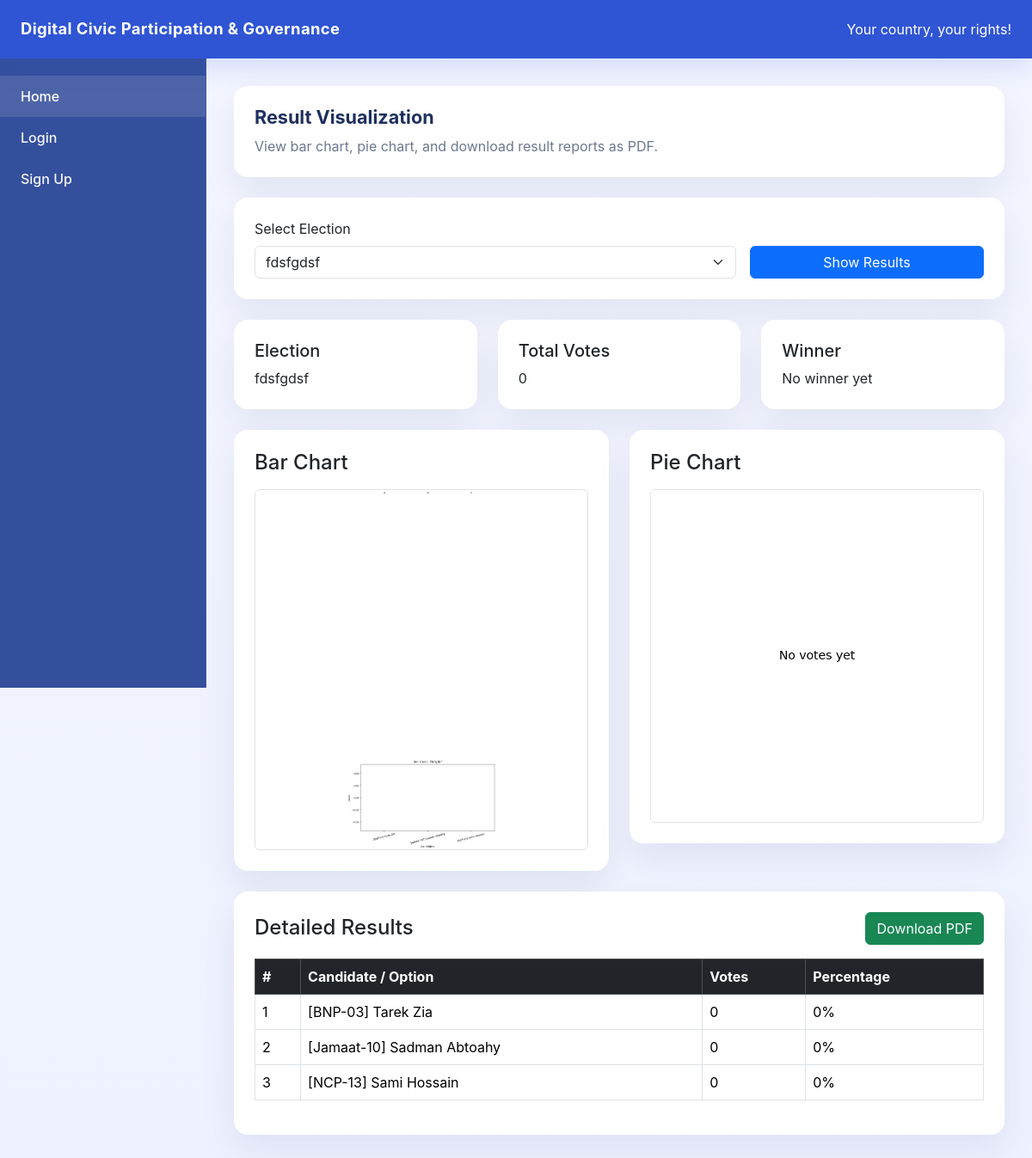
The app's page /results/?election_id=4 with its own data.
### models/election_creation.py (models this page shows)
class ElectionCreation(db.Model):
    __tablename__ = "election_creation"
    id = db.Column(db.Integer, primary_key=True)
    title = db.Column(db.String(200), nullable=False)
    description = db.Column(db.String(500), nullable=False)
    start_time = db.Column(db.String(50), nullable=False)  # added for election start reminder
    deadline = db.Column(db.String(50), nullable=False)
    result_published = db.Column(db.Boolean, default=False, nullable=False)  # added for result published notification
    start_notified = db.Column(db.Boolean, default=False, nullable=False)  # added to avoid duplicate start notifications
    end_notified = db.Column(db.Boolean, default=False, nullable=False)  # added to avoid duplicate end notifications
    result_notified = db.Column(db.Boolean, default=False, nullable=False)  # added to avoid duplicate result notifications
    options = db.relationship(
        "VotingOption",
        backref="election",
        cascade="all, delete-orphan",
        lazy=True
    )

class VotingOption(db.Model):
    __tablename__ = "voting_option"
    id = db.Column(db.Integer, primary_key=True)
    option_text = db.Column(db.String(200), nullable=False)
    election_id = db.Column(
        db.Integer,
        db.ForeignKey("election_creation.id"),
        nullable=False
    )
    vote_count = db.Column(db.Integer, default=0, nullable=False)

### routes/results.py (the view)
@result_bp.route("/")
def results_page():
    elections = ElectionCreation.query.order_by(ElectionCreation.id.desc()).all()
    selected_election_id = request.args.get("election_id", type=int)
    if not selected_election_id and elections:
        selected_election_id = elections[0].id
    selected_election = None
    options = []
    total_votes = 0
    winner = None
    if selected_election_id:
        selected_election, options, labels, votes = get_election_data(selected_election_id)
        if selected_election:
            total_votes = sum(votes)
            if options and total_votes > 0:
                winner = max(options, key=lambda option: option.vote_count or 0)
    return render_template(
        "results.html",
        elections=elections,
        selected_election=selected_election,
        options=options,
        total_votes=total_votes,
        winner=winner
    )

### app.py (called while the page is built, shortened)
@app.context_processor
def inject_notification_count():
    unread_notification_count = 0
    current_user = None  # added
    voter_id = session.get("user_id")
    return dict(unread_notification_count=unread_notification_count, current_user=current_user)

### routes/results.py (called while the page is built)
def get_election_data(election_id):
    election = ElectionCreation.query.get(election_id)
    if not election:
        return None, [], [], []
    options = VotingOption.query.filter_by(election_id=election_id).all()
    labels = [option.option_text for option in options]
    votes = [option.vote_count or 0 for option in options]
    return election, options, labels, votes

### templates/results.html
{% extends "base.html" %}
{% block content %}
<div class="row g-4">
    <div class="col-12">
        <div class="card card-smooth p-4">
            <div class="d-flex flex-column flex-md-row justify-content-between align-items-start gap-3">
                <div>
                    <h1 class="section-title mb-2">Result Visualization</h1>
                    <p class="page-intro mb-0">View bar chart, pie chart, and download result reports as PDF.</p>
                </div>
            </div>
        </div>
    </div>
    <div class="col-12">
        <div class="card card-smooth">
            <div class="card-body p-4">
                <form method="GET" action="{{ url_for('result_bp.results_page') }}">
                    <div class="row g-3 align-items-end">
                        <div class="col-md-8">
                            <label class="form-label">Select Election</label>
                            <select name="election_id" class="form-select" required>
                                {% for election in elections %}
                                    <option value="{{ election.id }}"
                                        {% if selected_election and selected_election.id == election.id %}selected{% endif %}>
                                        {{ election.title }}
                                    </option>
                                {% endfor %}
                            </select>
                        </div>
                        <div class="col-md-4">
                            <button type="submit" class="btn btn-primary w-100">Show Results</button>
                        </div>
                    </div>
                </form>
            </div>
        </div>
    </div>
    {% if selected_election %}
        <div class="col-md-4">
            <div class="card card-smooth">
                <div class="card-body p-4">
                    <h5 class="mb-2">Election</h5>
                    <p class="mb-0">{{ selected_election.title }}</p>
                </div>
            </div>
        </div>
        <div class="col-md-4">
            <div class="card card-smooth">
                <div class="card-body p-4">
                    <h5 class="mb-2">Total Votes</h5>
                    <p class="mb-0">{{ total_votes }}</p>
                </div>
            </div>
        </div>
        <div class="col-md-4">
            <div class="card card-smooth">
                <div class="card-body p-4">
                    <h5 class="mb-2">Winner</h5>
                    <p class="mb-0">
                        {% if winner %}
                            {{ winner.option_text }}
                        {% else %}
                            No winner yet
                        {% endif %}
                    </p>
                </div>
            </div>
        </div>
        <div class="col-lg-6">
            <div class="card card-smooth">
                <div class="card-body p-4">
                    <h4 class="mb-3">Bar Chart</h4>
                    <div class = "text-center">
                        <img
                            src="{{ url_for('result_bp.bar_chart', election_id=selected_election.id) }}?ts={{ selected_election.id }}-{{ total_votes }}"
                            alt="Bar Chart"
                            class="img-fluid rounded border"
                            style="width: 100%; max-height: 420px; object-fit: contain; background: white;"
                        >
                    </div>
                </div>
            </div>
        </div>
        <div class="col-lg-6">
            <div class="card card-smooth">
                <div class="card-body p-4">
                    <h4 class="mb-3">Pie Chart</h4>
                    <div class = "text-center">
                        <img
                            src="{{ url_for('result_bp.pie_chart', election_id=selected_election.id) }}?ts={{ selected_election.id }}-{{ total_votes }}"
                            alt="Pie Chart"
                            class="img-fluid rounded border"
                            style="width: 100%; max-height: 420px; object-fit: contain; background: white;"
                        >
                    </div>
                </div>
            </div>
        </div>
        <div class="col-12">
            <div class="card card-smooth">
                <div class="card-body p-4">
                    <div class="d-flex justify-content-between align-items-center mb-3">
                        <h4 class="mb-0">Detailed Results</h4>
                        <a href="{{ url_for('result_bp.download_pdf', election_id=selected_election.id) }}"
                           class="btn btn-success">
                            Download PDF
                        </a>
                    </div>
                    {% if options %}
                        <div class="table-responsive">
                            <table class="table table-bordered table-hover align-middle">
                                <thead class="table-dark">
                                    <tr>
                                        <th>#</th>
                                        <th>Candidate / Option</th>
                                        <th>Votes</th>
                                        <th>Percentage</th>
                                    </tr>
                                </thead>
                                <tbody>
                                    {% for option in options %}
                                        <tr>
                                            <td>{{ loop.index }}</td>
                                            <td>{{ option.option_text }}</td>
                                            <td>{{ option.vote_count }}</td>
                                            <td>
                                                {% if total_votes > 0 %}
                                                    {{ ((option.vote_count / total_votes) * 100) | round(2) }}%
                                                {% else %}
                                                    0%
                                                {% endif %}
                                            </td>
                                        </tr>
                                    {% endfor %}
                                </tbody>
                            </table>
                        </div>
                    {% else %}
                        <div class="alert alert-light border mb-0">
                            No options found for this election.
                        </div>
                    {% endif %}
                </div>
            </div>
        </div>
    {% endif %}
</div>
{% endblock %}

### templates/base.html (style rules this page uses)
:root { --brand: #2f55d4; --brand-soft: #edf0ff; --surface: #ffffff; --surface-soft: #f4f6ff; --text: #1f305f; --muted: #6d7790; }
body { margin: 0; min-height: 100vh; background: linear-gradient(180deg, #f3f5ff 0%, #eef1ff 100%); font-family: Inter, system-ui, -apple-system, BlinkMacSystemFont, "Segoe UI", sans-serif; color: var(--text); }
.card-smooth { border: 0; border-radius: 1rem; background: var(--surface); box-shadow: 0 18px 40px rgba(23, 45, 92, 0.08); }
.section-title { font-size: 1.35rem; font-weight: 700; margin-bottom: 1.25rem; color: var(--text); }
.page-intro { color: var(--muted); margin-bottom: 1.75rem; }

### records on screen
ElectionCreation: title "fdsfgdsf"
VotingOption: option_text "[BNP-03] Tarek Zia", vote_count "0"
VotingOption: option_text "[Jamaat-10] Sadman Abtoahy", vote_count "0"
VotingOption: option_text "[NCP-13] Sami Hossain", vote_count "0"

### other values on screen
{{ total_votes }} "0"
form field election_id "fdsfgdsf"
